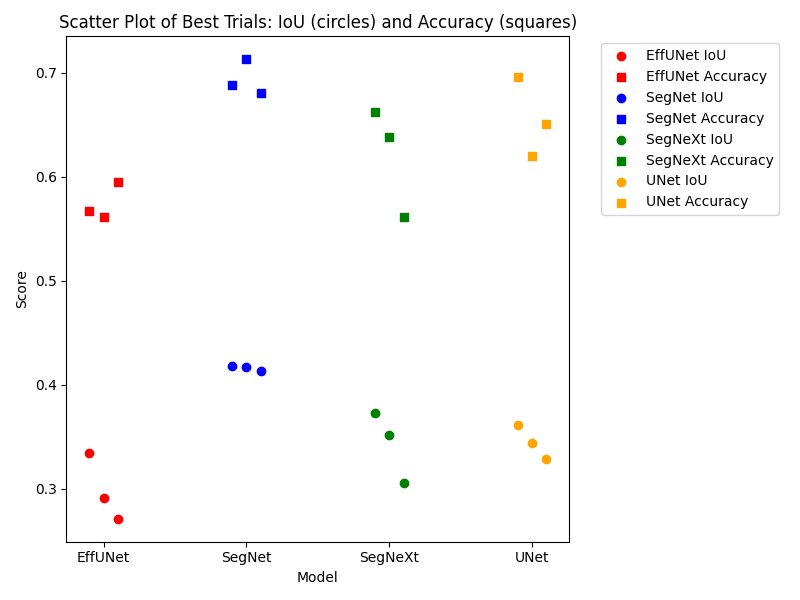

Here is the Python script that generated this plot:
import matplotlib.pyplot as plt

# Define the data for each model
data = {
    'EffUNet': [
        {'trial': 10, 'IoU': 0.3345284163951874, 'Accuracy': 0.5673018097877502},
        {'trial': 12, 'IoU': 0.29103508591651917, 'Accuracy': 0.5611971020698547},
        {'trial': 16, 'IoU': 0.27115553617477417, 'Accuracy': 0.5953456163406372}
    ],
    'SegNet': [
        {'trial': 20, 'IoU': 0.417961448431015, 'Accuracy': 0.6879932284355164},
        {'trial': 16, 'IoU': 0.41724562644958496, 'Accuracy': 0.7130351066589355},
        {'trial': 21, 'IoU': 0.41365084052085876, 'Accuracy': 0.6805597543716431}
    ],
    'SegNeXt': [
        {'trial': 5, 'IoU': 0.37294554710388184, 'Accuracy': 0.661917507648468},
        {'trial': 21, 'IoU': 0.3514586389064789, 'Accuracy': 0.6383455395698547},
        {'trial': 13, 'IoU': 0.3052079379558563, 'Accuracy': 0.5614440441131592}
    ],
    'UNet': [
        {'trial': 9, 'IoU': 0.36140650510787964, 'Accuracy': 0.695797324180603},
        {'trial': 13, 'IoU': 0.34374257922172546, 'Accuracy': 0.6200038194656372},
        {'trial': 21, 'IoU': 0.3289145231246948, 'Accuracy': 0.6505522131919861}
    ]
}

# Colors for each model
colors = {
    'EffUNet': 'red',
    'SegNet': 'blue',
    'SegNeXt': 'green',
    'UNet': 'orange'
}

plt.figure(figsize=(8, 6))

model_names = list(data.keys())
# Use integer positions for each model group on x-axis
positions = range(len(model_names))  # 0,1,2,3

# For each model, add scatter points for each trial.
# We add a small horizontal offset for each trial so that points don't overlap.
for i, model in enumerate(model_names):
    trials = data[model]
    # Offsets for each trial (e.g., -0.1, 0, 0.1)
    offsets = [-0.1, 0, 0.1]
    for j, trial in enumerate(trials):
        x = i + offsets[j]
        # Plot IoU as a circle
        plt.scatter(x, trial['IoU'], marker='o', color=colors[model],
                    label=f"{model} IoU" if j == 0 else "")
        # Plot Accuracy as a square
        plt.scatter(x, trial['Accuracy'], marker='s', color=colors[model],
                    label=f"{model} Accuracy" if j == 0 else "")

# Set x-axis ticks and labels corresponding to the model names
plt.xticks(positions, model_names)
plt.xlabel('Model')
plt.ylabel('Score')
plt.title('Scatter Plot of Best Trials: IoU (circles) and Accuracy (squares)')
plt.legend(bbox_to_anchor=(1.05, 1), loc='upper left')
plt.tight_layout()
plt.savefig("WS_scatter_plot.png")
